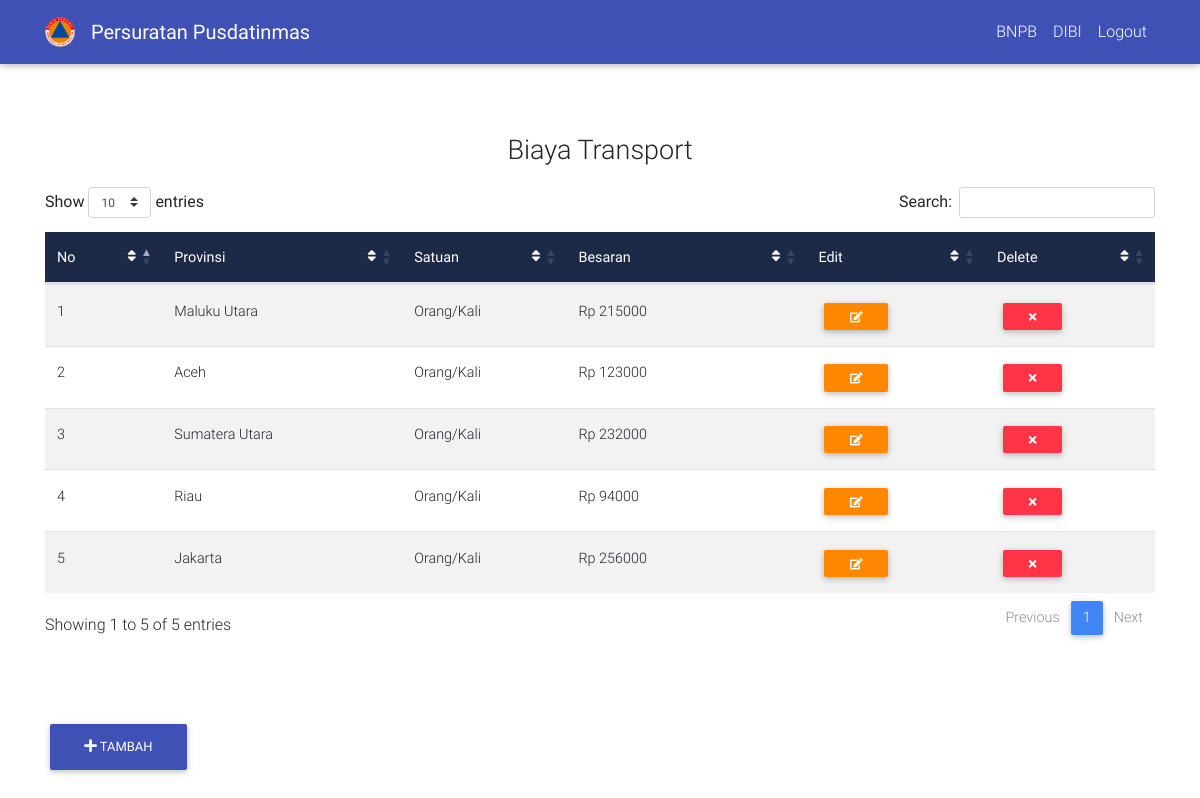
The page /index.php/home/biaya_transport on the database its author committed.
### tables this page shows
CREATE TABLE `biaya_transport` (
  `id` int(5) NOT NULL,
  `provinsi` text NOT NULL,
  `besaran` int(10) NOT NULL
);

### application/controllers/Home.php (called while the page is built, shortened)
<?php
class Home extends CI_Controller {
	function __Construct()
    {
        $this->load->model("home_model");
        $this->load->library("pagination");
    }
	public function biaya_transport()
	{
		$data['transport'] = $this->home_model->get_biaya_transport();
		$this->load->view('layouts/nav');
		$this->load->view('layouts/header');
		$this->load->view('biaya_transport', $data);
	}
}

### index.php (called while the page is built, shortened)
<?php
require_once BASEPATH.'core/CodeIgniter.php';

### application/models/Home_model.php (called while the page is built, shortened)
<?php
class Home_model extends CI_Model {
	function get_biaya_transport() {
		$this->db->from('biaya_transport');
		$query = $this->db->get();
		return $query->result();
	}
}
?>

### application/views/biaya_transport.php (the view, shortened to what this page needs)
<body>
  <div class="container"  style="padding-top: 10vh; padding-bottom: 15vh">
        <p style="font-size: 27px; text-align: center; padding-top: 50px;">Biaya Transport</p>
          <table id="biaya_transport" class="table table-striped" cellspacing="0">
                          <thead class="mdb-color darken-3 white-text">
                            <tr>
                              <th scope="col">No
                                <i class="fa fa-sort float-right" aria-hidden="true"></i>
                              </th>
                              <th class="th-sm" scope="col">Provinsi
                                <i class="fa fa-sort float-right" aria-hidden="true"></i>
                              </th>
                              <th scope="col">Satuan
                                <i class="fa fa-sort float-right" aria-hidden="true"></i>
                              </th>
                              <th class="th-sm" scope="col">Besaran
                                <i class="fa fa-sort float-right" aria-hidden="true"></i>
                              </th>
                              <th scope="col">Edit
                                <i class="fa fa-sort float-right" aria-hidden="true"></i>
                              </th>
                              <th scope="col">Delete
                                <i class="fa fa-sort float-right" aria-hidden="true"></i>
                              </th>
                            </tr>
                          </thead>
                          <tbody>
                            <?php
                            $counter = 1;
                            foreach ($transport as $row) {
                echo "
                <tr>
                              <td>".$counter."</td>
                              <td>".$row->provinsi."</td>
                              <td>Orang/Kali</td>
                              <td> Rp ".$row->besaran."</td>
                              <td>
                                 <span class='table-remove'><a href='".base_url("home/edit_transport_page/$row->id")."'><button type='button'  class='btn btn-warning btn-sm my-0'><i class='fa fa-pencil-square-o' aria-hidden='true'></i></button></a>
                              </td>
                              <td>
                                 <span class='table-remove'><button onclick='hapus($row->id)' type='button' class='btn btn-danger btn-sm my-0'><i class='fa fa-times' aria-hidden='true'></i></button></span>
                              </td>
                            </tr>
                            ";
              $counter++;}
                             ?>
                      </tbody>
                    </table>
              <div class="container-fluid">
  <div class="row">
    <div class="col-md-12">
      <div class="btn-group">
        <a href="#"> <button class="btn animated bounceInLeft btn-indigo btn-fab" type="button" data-toggle="modal" data-target="#modalRegisterForm" id="main"><i class="fa fa-plus" aria-hidden="true">
          </i> Tambah</button>
        </a>
      </div>
    </div>
  </div>
</div>
    </div>
</body>
</html>

### assets/css/style.css (style rules this page uses)
html, body, header, .view { height: 100%; }

### application/views/layouts/header.php (style rules this page uses)
.btn-group .btn-fab { position: fixed !important; left: 50px; }
#main { bottom: 30px; }

### rows shown on the page
biaya_transport: provinsi "Maluku Utara", besaran "215000"
biaya_transport: provinsi "Aceh", besaran "123000"
biaya_transport: provinsi "Sumatera Utara", besaran "232000"
biaya_transport: provinsi "Riau", besaran "94000"
biaya_transport: provinsi "Jakarta", besaran "256000"
